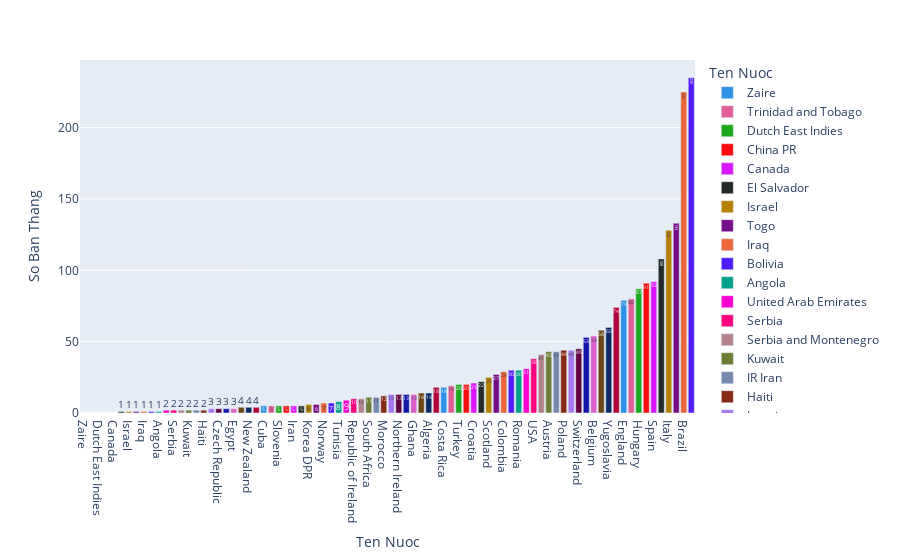

Here is the notebook cell this chart was saved with:
### Code cell
top = int(input('Nhap mot gia tri tren bieu do: '))

#Ve bieu do bar chart

fig = px.bar(data_frame=goals1[:top], x='Ten Nuoc', y='So Ban Thang',
            color='Ten Nuoc', color_discrete_sequence=px.colors.qualitative.Dark24,
            text='So Ban Thang')

fig.show()

### Figure 1 — Plotly figure (JSON) as saved in the notebook; plotly's stock layout.template omitted (floating-point values rounded to 4 significant figures)
{"data": [{"alignmentgroup": "True", "hovertemplate": "Ten Nuoc=%{x}<br>So Ban Thang=%{text}<extra></extra>", "legendgroup": "Zaire", "marker": {"color": "#2E91E5"}, "name": "Zaire", "offsetgroup": "Zaire", "orientation": "v", "showlegend": true, "text": [0], "textposition": "auto", "type": "bar", "x": ["Zaire"], "xaxis": "x", "y": [0], "yaxis": "y"}, {"alignmentgroup": "True", "hovertemplate": "Ten Nuoc=%{x}<br>So Ban Thang=%{text}<extra></extra>", "legendgroup": "Trinidad and Tobago", "marker": {"color": "#E15F99"}, "name": "Trinidad and Tobago", "offsetgroup": "Trinidad and Tobago", "orientation": "v", "showlegend": true, "text": [0], "textposition": "auto", "type": "bar", "x": ["Trinidad and Tobago"], "xaxis": "x", "y": [0], "yaxis": "y"}, {"alignmentgroup": "True", "hovertemplate": "Ten Nuoc=%{x}<br>So Ban Thang=%{text}<extra></extra>", "legendgroup": "Dutch East Indies", "marker": {"color": "#1CA71C"}, "name": "Dutch East Indies", "offsetgroup": "Dutch East Indies", "orientation": "v", "showlegend": true, "text": [0], "textposition": "auto", "type": "bar", "x": ["Dutch East Indies"], "xaxis": "x", "y": [0], "yaxis": "y"}, {"alignmentgroup": "True", "hovertemplate": "Ten Nuoc=%{x}<br>So Ban Thang=%{text}<extra></extra>", "legendgroup": "China PR", "marker": {"color": "#FB0D0D"}, "name": "China PR", "offsetgroup": "China PR", "orientation": "v", "showlegend": true, "text": [0], "textposition": "auto", "type": "bar", "x": ["China PR"], "xaxis": "x", "y": [0], "yaxis": "y"}, {"alignmentgroup": "True", "hovertemplate": "Ten Nuoc=%{x}<br>So Ban Thang=%{text}<extra></extra>", "legendgroup": "Canada", "marker": {"color": "#DA16FF"}, "name": "Canada", "offsetgroup": "Canada", "orientation": "v", "showlegend": true, "text": [0], "textposition": "auto", "type": "bar", "x": ["Canada"], "xaxis": "x", "y": [0], "yaxis": "y"}, {"alignmentgroup": "True", "hovertemplate": "Ten Nuoc=%{x}<br>So Ban Thang=%{text}<extra></extra>", "legendgroup": "El Salvador", "marker": {"color": "#222A2A"}, "name": "El Salvador", "offsetgroup": "El Salvador", "orientation": "v", "showlegend": true, "text": [1], "textposition": "auto", "type": "bar", "x": ["El Salvador"], "xaxis": "x", "y": [1], "yaxis": "y"}, {"alignmentgroup": "True", "hovertemplate": "Ten Nuoc=%{x}<br>So Ban Thang=%{text}<extra></extra>", "legendgroup": "Israel", "marker": {"color": "#B68100"}, "name": "Israel", "offsetgroup": "Israel", "orientation": "v", "showlegend": true, "text": [1], "textposition": "auto", "type": "bar", "x": ["Israel"], "xaxis": "x", "y": [1], "yaxis": "y"}, {"alignmentgroup": "True", "hovertemplate": "Ten Nuoc=%{x}<br>So Ban Thang=%{text}<extra></extra>", "legendgroup": "Togo", "marker": {"color": "#750D86"}, "name": "Togo", "offsetgroup": "Togo", "orientation": "v", "showlegend": true, "text": [1], "textposition": "auto", "type": "bar", "x": ["Togo"], "xaxis": "x", "y": [1], "yaxis": "y"}, {"alignmentgroup": "True", "hovertemplate": "Ten Nuoc=%{x}<br>So Ban Thang=%{text}<extra></extra>", "legendgroup": "Iraq", "marker": {"color": "#EB663B"}, "name": "Iraq", "offsetgroup": "Iraq", "orientation": "v", "showlegend": true, "text": [1], "textposition": "auto", "type": "bar", "x": ["Iraq"], "xaxis": "x", "y": [1], "yaxis": "y"}, {"alignmentgroup": "True", "hovertemplate": "Ten Nuoc=%{x}<br>So Ban Thang=%{text}<extra></extra>", "legendgroup": "Bolivia", "marker": {"color": "#511CFB"}, "name": "Bolivia", "offsetgroup": "Bolivia", "orientation": "v", "showlegend": true, "text": [1], "textposition": "auto", "type": "bar", "x": ["Bolivia"], "xaxis": "x", "y": [1], "yaxis": "y"}, {"alignmentgroup": "True", "hovertemplate": "Ten Nuoc=%{x}<br>So Ban Thang=%{text}<extra></extra>", "legendgroup": "Angola", "marker": {"color": "#00A08B"}, "name": "Angola", "offsetgroup": "Angola", "orientation": "v", "showlegend": true, "text": [1], "textposition": "auto", "type": "bar", "x": ["Angola"], "xaxis": "x", "y": [1], "yaxis": "y"}, {"alignmentgroup": "True", "hovertemplate": "Ten Nuoc=%{x}<br>So Ban Thang=%{text}<extra></extra>", "legendgroup": "United Arab Emirates", "marker": {"color": "#FB00D1"}, "name": "United Arab Emirates", "offsetgroup": "United Arab Emirates", "orientation": "v", "showlegend": true, "text": [2], "textposition": "auto", "type": "bar", "x": ["United Arab Emirates"], "xaxis": "x", "y": [2], "yaxis": "y"}, {"alignmentgroup": "True", "hovertemplate": "Ten Nuoc=%{x}<br>So Ban Thang=%{text}<extra></extra>", "legendgroup": "Serbia", "marker": {"color": "#FC0080"}, "name": "Serbia", "offsetgroup": "Serbia", "orientation": "v", "showlegend": true, "text": [2], "textposition": "auto", "type": "bar", "x": ["Serbia"], "xaxis": "x", "y": [2], "yaxis": "y"}, {"alignmentgroup": "True", "hovertemplate": "Ten Nuoc=%{x}<br>So Ban Thang=%{text}<extra></extra>", "legendgroup": "Serbia and Montenegro", "marker": {"color": "#B2828D"}, "name": "Serbia and Montenegro", "offsetgroup": "Serbia and Montenegro", "orientation": "v", "showlegend": true, "text": [2], "textposition": "auto", "type": "bar", "x": ["Serbia and Montenegro"], "xaxis": "x", "y": [2], "yaxis": "y"}, {"alignmentgroup": "True", "hovertemplate": "Ten Nuoc=%{x}<br>So Ban Thang=%{text}<extra></extra>", "legendgroup": "Kuwait", "marker": {"color": "#6C7C32"}, "name": "Kuwait", "offsetgroup": "Kuwait", "orientation": "v", "showlegend": true, "text": [2], "textposition": "auto", "type": "bar", "x": ["Kuwait"], "xaxis": "x", "y": [2], "yaxis": "y"}, {"alignmentgroup": "True", "hovertemplate": "Ten Nuoc=%{x}<br>So Ban Thang=%{text}<extra></extra>", "legendgroup": "IR Iran", "marker": {"color": "#778AAE"}, "name": "IR Iran", "offsetgroup": "IR Iran", "orientation": "v", "showlegend": true, "text": [2], "textposition": "auto", "type": "bar", "x": ["IR Iran"], "xaxis": "x", "y": [2], "yaxis": "y"}, {"alignmentgroup": "True", "hovertemplate": "Ten Nuoc=%{x}<br>So Ban Thang=%{text}<extra></extra>", "legendgroup": "Haiti", "marker": {"color": "#862A16"}, "name": "Haiti", "offsetgroup": "Haiti", "orientation": "v", "showlegend": true, "text": [2], "textposition": "auto", "type": "bar", "x": ["Haiti"], "xaxis": "x", "y": [2], "yaxis": "y"}, {"alignmentgroup": "True", "hovertemplate": "Ten Nuoc=%{x}<br>So Ban Thang=%{text}<extra></extra>", "legendgroup": "Jamaica", "marker": {"color": "#A777F1"}, "name": "Jamaica", "offsetgroup": "Jamaica", "orientation": "v", "showlegend": true, "text": [3], "textposition": "auto", "type": "bar", "x": ["Jamaica"], "xaxis": "x", "y": [3], "yaxis": "y"}, {"alignmentgroup": "True", "hovertemplate": "Ten Nuoc=%{x}<br>So Ban Thang=%{text}<extra></extra>", "legendgroup": "Czech Republic", "marker": {"color": "#620042"}, "name": "Czech Republic", "offsetgroup": "Czech Republic", "orientation": "v", "showlegend": true, "text": [3], "textposition": "auto", "type": "bar", "x": ["Czech Republic"], "xaxis": "x", "y": [3], "yaxis": "y"}, {"alignmentgroup": "True", "hovertemplate": "Ten Nuoc=%{x}<br>So Ban Thang=%{text}<extra></extra>", "legendgroup": "Honduras", "marker": {"color": "#1616A7"}, "name": "Honduras", "offsetgroup": "Honduras", "orientation": "v", "showlegend": true, "text": [3], "textposition": "auto", "type": "bar", "x": ["Honduras"], "xaxis": "x", "y": [3], "yaxis": "y"}, {"alignmentgroup": "True", "hovertemplate": "Ten Nuoc=%{x}<br>So Ban Thang=%{text}<extra></extra>", "legendgroup": "Egypt", "marker": {"color": "#DA60CA"}, "name": "Egypt", "offsetgroup": "Egypt", "orientation": "v", "showlegend": true, "text": [3], "textposition": "auto", "type": "bar", "x": ["Egypt"], "xaxis": "x", "y": [3], "yaxis": "y"}, {"alignmentgroup": "True", "hovertemplate": "Ten Nuoc=%{x}<br>So Ban Thang=%{text}<extra></extra>", "legendgroup": "Wales", "marker": {"color": "#6C4516"}, "name": "Wales", "offsetgroup": "Wales", "orientation": "v", "showlegend": true, "text": [4], "textposition": "auto", "type": "bar", "x": ["Wales"], "xaxis": "x", "y": [4], "yaxis": "y"}, {"alignmentgroup": "True", "hovertemplate": "Ten Nuoc=%{x}<br>So Ban Thang=%{text}<extra></extra>", "legendgroup": "New Zealand", "marker": {"color": "#0D2A63"}, "name": "New Zealand", "offsetgroup": "New Zealand", "orientation": "v", "showlegend": true, "text": [4], "textposition": "auto", "type": "bar", "x": ["New Zealand"], "xaxis": "x", "y": [4], "yaxis": "y"}, {"alignmentgroup": "True", "hovertemplate": "Ten Nuoc=%{x}<br>So Ban Thang=%{text}<extra></extra>", "legendgroup": "Bosnia and Herzegovina", "marker": {"color": "#AF0038"}, "name": "Bosnia and Herzegovina", "offsetgroup": "Bosnia and Herzegovina", "orientation": "v", "showlegend": true, "text": [4], "textposition": "auto", "type": "bar", "x": ["Bosnia and Herzegovina"], "xaxis": "x", "y": [4], "yaxis": "y"}, {"alignmentgroup": "True", "hovertemplate": "Ten Nuoc=%{x}<br>So Ban Thang=%{text}<extra></extra>", "legendgroup": "Cuba", "marker": {"color": "#2E91E5"}, "name": "Cuba", "offsetgroup": "Cuba", "orientation": "v", "showlegend": true, "text": [5], "textposition": "auto", "type": "bar", "x": ["Cuba"], "xaxis": "x", "y": [5], "yaxis": "y"}, {"alignmentgroup": "True", "hovertemplate": "Ten Nuoc=%{x}<br>So Ban Thang=%{text}<extra></extra>", "legendgroup": "Slovakia", "marker": {"color": "#E15F99"}, "name": "Slovakia", "offsetgroup": "Slovakia", "orientation": "v", "showlegend": true, "text": [5], "textposition": "auto", "type": "bar", "x": ["Slovakia"], "xaxis": "x", "y": [5], "yaxis": "y"}, {"alignmentgroup": "True", "hovertemplate": "Ten Nuoc=%{x}<br>So Ban Thang=%{text}<extra></extra>", "legendgroup": "Slovenia", "marker": {"color": "#1CA71C"}, "name": "Slovenia", "offsetgroup": "Slovenia", "orientation": "v", "showlegend": true, "text": [5], "textposition": "auto", "type": "bar", "x": ["Slovenia"], "xaxis": "x", "y": [5], "yaxis": "y"}, {"alignmentgroup": "True", "hovertemplate": "Ten Nuoc=%{x}<br>So Ban Thang=%{text}<extra></extra>", "legendgroup": "German DR", "marker": {"color": "#FB0D0D"}, "name": "German DR", "offsetgroup": "German DR", "orientation": "v", "showlegend": true, "text": [5], "textposition": "auto", "type": "bar", "x": ["German DR"], "xaxis": "x", "y": [5], "yaxis": "y"}, {"alignmentgroup": "True", "hovertemplate": "Ten Nuoc=%{x}<br>So Ban Thang=%{text}<extra></extra>", "legendgroup": "Iran", "marker": {"color": "#DA16FF"}, "name": "Iran", "offsetgroup": "Iran", "orientation": "v", "showlegend": true, "text": [5], "textposition": "auto", "type": "bar", "x": ["Iran"], "xaxis": "x", "y": [5], "yaxis": "y"}, {"alignmentgroup": "True", "hovertemplate": "Ten Nuoc=%{x}<br>So Ban Thang=%{text}<extra></extra>", "legendgroup": "Ukraine", "marker": {"color": "#222A2A"}, "name": "Ukraine", "offsetgroup": "Ukraine", "orientation": "v", "showlegend": true, "text": [5], "textposition": "auto", "type": "bar", "x": ["Ukraine"], "xaxis": "x", "y": [5], "yaxis": "y"}, {"alignmentgroup": "True", "hovertemplate": "Ten Nuoc=%{x}<br>So Ban Thang=%{text}<extra></extra>", "legendgroup": "Korea DPR", "marker": {"color": "#B68100"}, "name": "Korea DPR", "offsetgroup": "Korea DPR", "orientation": "v", "showlegend": true, "text": [6], "textposition": "auto", "type": "bar", "x": ["Korea DPR"], "xaxis": "x", "y": [6], "yaxis": "y"}, {"alignmentgroup": "True", "hovertemplate": "Ten Nuoc=%{x}<br>So Ban Thang=%{text}<extra></extra>", "legendgroup": "Greece", "marker": {"color": "#750D86"}, "name": "Greece", "offsetgroup": "Greece", "orientation": "v", "showlegend": true, "text": [6], "textposition": "auto", "type": "bar", "x": ["Greece"], "xaxis": "x", "y": [6], "yaxis": "y"}, {"alignmentgroup": "True", "hovertemplate": "Ten Nuoc=%{x}<br>So Ban Thang=%{text}<extra></extra>", "legendgroup": "Norway", "marker": {"color": "#EB663B"}, "name": "Norway", "offsetgroup": "Norway", "orientation": "v", "showlegend": true, "text": [7], "textposition": "auto", "type": "bar", "x": ["Norway"], "xaxis": "x", "y": [7], "yaxis": "y"}, {"alignmentgroup": "True", "hovertemplate": "Ten Nuoc=%{x}<br>So Ban Thang=%{text}<extra></extra>", "legendgroup": "Senegal", "marker": {"color": "#511CFB"}, "name": "Senegal", "offsetgroup": "Senegal", "orientation": "v", "showlegend": true, "text": [7], "textposition": "auto", "type": "bar", "x": ["Senegal"], "xaxis": "x", "y": [7], "yaxis": "y"}, {"alignmentgroup": "True", "hovertemplate": "Ten Nuoc=%{x}<br>So Ban Thang=%{text}<extra></extra>", "legendgroup": "Tunisia", "marker": {"color": "#00A08B"}, "name": "Tunisia", "offsetgroup": "Tunisia", "orientation": "v", "showlegend": true, "text": [8], "textposition": "auto", "type": "bar", "x": ["Tunisia"], "xaxis": "x", "y": [8], "yaxis": "y"}, {"alignmentgroup": "True", "hovertemplate": "Ten Nuoc=%{x}<br>So Ban Thang=%{text}<extra></extra>", "legendgroup": "Saudi Arabia", "marker": {"color": "#FB00D1"}, "name": "Saudi Arabia", "offsetgroup": "Saudi Arabia", "orientation": "v", "showlegend": true, "text": [9], "textposition": "auto", "type": "bar", "x": ["Saudi Arabia"], "xaxis": "x", "y": [9], "yaxis": "y"}, {"alignmentgroup": "True", "hovertemplate": "Ten Nuoc=%{x}<br>So Ban Thang=%{text}<extra></extra>", "legendgroup": "Republic of Ireland", "marker": {"color": "#FC0080"}, "name": "Republic of Ireland", "offsetgroup": "Republic of Ireland", "orientation": "v", "showlegend": true, "text": [10], "textposition": "auto", "type": "bar", "x": ["Republic of Ireland"], "xaxis": "x", "y": [10], "yaxis": "y"}, {"alignmentgroup": "True", "hovertemplate": "Ten Nuoc=%{x}<br>So Ban Thang=%{text}<extra></extra>", "legendgroup": "Ecuador", "marker": {"color": "#B2828D"}, "name": "Ecuador", "offsetgroup": "Ecuador", "orientation": "v", "showlegend": true, "text": [10], "textposition": "auto", "type": "bar", "x": ["Ecuador"], "xaxis": "x", "y": [10], "yaxis": "y"}, {"alignmentgroup": "True", "hovertemplate": "Ten Nuoc=%{x}<br>So Ban Thang=%{text}<extra></extra>", "legendgroup": "South Africa", "marker": {"color": "#6C7C32"}, "name": "South Africa", "offsetgroup": "South Africa", "orientation": "v", "showlegend": true, "text": [11], "textposition": "auto", "type": "bar", "x": ["South Africa"], "xaxis": "x", "y": [11], "yaxis": "y"}, {"alignmentgroup": "True", "hovertemplate": "Ten Nuoc=%{x}<br>So Ban Thang=%{text}<extra></extra>", "legendgroup": "Australia", "marker": {"color": "#778AAE"}, "name": "Australia", "offsetgroup": "Australia", "orientation": "v", "showlegend": true, "text": [11], "textposition": "auto", "type": "bar", "x": ["Australia"], "xaxis": "x", "y": [11], "yaxis": "y"}, {"alignmentgroup": "True", "hovertemplate": "Ten Nuoc=%{x}<br>So Ban Thang=%{text}<extra></extra>", "legendgroup": "Morocco", "marker": {"color": "#862A16"}, "name": "Morocco", "offsetgroup": "Morocco", "orientation": "v", "showlegend": true, "text": [12], "textposition": "auto", "type": "bar", "x": ["Morocco"], "xaxis": "x", "y": [12], "yaxis": "y"}, {"alignmentgroup": "True", "hovertemplate": "Ten Nuoc=%{x}<br>So Ban Thang=%{text}<extra></extra>", "legendgroup": "C�te d'Ivoire", "marker": {"color": "#A777F1"}, "name": "C�te d'Ivoire", "offsetgroup": "C�te d'Ivoire", "orientation": "v", "showlegend": true, "text": [13], "textposition": "auto", "type": "bar", "x": ["C�te d'Ivoire"], "xaxis": "x", "y": [13], "yaxis": "y"}, {"alignmentgroup": "True", "hovertemplate": "Ten Nuoc=%{x}<br>So Ban Thang=%{text}<extra></extra>", "legendgroup": "Northern Ireland", "marker": {"color": "#620042"}, "name": "Northern Ireland", "offsetgroup": "Northern Ireland", "orientation": "v", "showlegend": true, "text": [13], "textposition": "auto", "type": "bar", "x": ["Northern Ireland"], "xaxis": "x", "y": [13], "yaxis": "y"}, {"alignmentgroup": "True", "hovertemplate": "Ten Nuoc=%{x}<br>So Ban Thang=%{text}<extra></extra>", "legendgroup": "Russia", "marker": {"color": "#1616A7"}, "name": "Russia", "offsetgroup": "Russia", "orientation": "v", "showlegend": true, "text": [13], "textposition": "auto", "type": "bar", "x": ["Russia"], "xaxis": "x", "y": [13], "yaxis": "y"}, {"alignmentgroup": "True", "hovertemplate": "Ten Nuoc=%{x}<br>So Ban Thang=%{text}<extra></extra>", "legendgroup": "Ghana", "marker": {"color": "#DA60CA"}, "name": "Ghana", "offsetgroup": "Ghana", "orientation": "v", "showlegend": true, "text": [13], "textposition": "auto", "type": "bar", "x": ["Ghana"], "xaxis": "x", "y": [13], "yaxis": "y"}, {"alignmentgroup": "True", "hovertemplate": "Ten Nuoc=%{x}<br>So Ban Thang=%{text}<extra></extra>", "legendgroup": "Japan", "marker": {"color": "#6C4516"}, "name": "Japan", "offsetgroup": "Japan", "orientation": "v", "showlegend": true, "text": [14], "textposition": "auto", "type": "bar", "x": ["Japan"], "xaxis": "x", "y": [14], "yaxis": "y"}, {"alignmentgroup": "True", "hovertemplate": "Ten Nuoc=%{x}<br>So Ban Thang=%{text}<extra></extra>", "legendgroup": "Algeria", "marker": {"color": "#0D2A63"}, "name": "Algeria", "offsetgroup": "Algeria", "orientation": "v", "showlegend": true, "text": [14], "textposition": "auto", "type": "bar", "x": ["Algeria"], "xaxis": "x", "y": [14], "yaxis": "y"}, {"alignmentgroup": "True", "hovertemplate": "Ten Nuoc=%{x}<br>So Ban Thang=%{text}<extra></extra>", "legendgroup": "Cameroon", "marker": {"color": "#AF0038"}, "name": "Cameroon", "offsetgroup": "Cameroon", "orientation": "v", "showlegend": true, "text": [18], "textposition": "auto", "type": "bar", "x": ["Cameroon"], "xaxis": "x", "y": [18], "yaxis": "y"}, {"alignmentgroup": "True", "hovertemplate": "Ten Nuoc=%{x}<br>So Ban Thang=%{text}<extra></extra>", "legendgroup": "Costa Rica", "marker": {"color": "#2E91E5"}, "name": "Costa Rica", "offsetgroup": "Costa Rica", "orientation": "v", "showlegend": true, "text": [18], "textposition": "auto", "type": "bar", "x": ["Costa Rica"], "xaxis": "x", "y": [18], "yaxis": "y"}, {"alignmentgroup": "True", "hovertemplate": "Ten Nuoc=%{x}<br>So Ban Thang=%{text}<extra></extra>", "legendgroup": "Peru", "marker": {"color": "#E15F99"}, "name": "Peru", "offsetgroup": "Peru", "orientation": "v", "showlegend": true, "text": [19], "textposition": "auto", "type": "bar", "x": ["Peru"], "xaxis": "x", "y": [19], "yaxis": "y"}, {"alignmentgroup": "True", "hovertemplate": "Ten Nuoc=%{x}<br>So Ban Thang=%{text}<extra></extra>", "legendgroup": "Turkey", "marker": {"color": "#1CA71C"}, "name": "Turkey", "offsetgroup": "Turkey", "orientation": "v", "showlegend": true, "text": [20], "textposition": "auto", "type": "bar", "x": ["Turkey"], "xaxis": "x", "y": [20], "yaxis": "y"}, {"alignmentgroup": "True", "hovertemplate": "Ten Nuoc=%{x}<br>So Ban Thang=%{text}<extra></extra>", "legendgroup": "Nigeria", "marker": {"color": "#FB0D0D"}, "name": "Nigeria", "offsetgroup": "Nigeria", "orientation": "v", "showlegend": true, "text": [20], "textposition": "auto", "type": "bar", "x": ["Nigeria"], "xaxis": "x", "y": [20], "yaxis": "y"}, {"alignmentgroup": "True", "hovertemplate": "Ten Nuoc=%{x}<br>So Ban Thang=%{text}<extra></extra>", "legendgroup": "Croatia", "marker": {"color": "#DA16FF"}, "name": "Croatia", "offsetgroup": "Croatia", "orientation": "v", "showlegend": true, "text": [21], "textposition": "auto", "type": "bar", "x": ["Croatia"], "xaxis": "x", "y": [21], "yaxis": "y"}, {"alignmentgroup": "True", "hovertemplate": "Ten Nuoc=%{x}<br>So Ban Thang=%{text}<extra></extra>", "legendgroup": "Bulgaria", "marker": {"color": "#222A2A"}, "name": "Bulgaria", "offsetgroup": "Bulgaria", "orientation": "v", "showlegend": true, "text": [22], "textposition": "auto", "type": "bar", "x": ["Bulgaria"], "xaxis": "x", "y": [22], "yaxis": "y"}, {"alignmentgroup": "True", "hovertemplate": "Ten Nuoc=%{x}<br>So Ban Thang=%{text}<extra></extra>", "legendgroup": "Scotland", "marker": {"color": "#B68100"}, "name": "Scotland", "offsetgroup": "Scotland", "orientation": "v", "showlegend": true, "text": [25], "textposition": "auto", "type": "bar", "x": ["Scotland"], "xaxis": "x", "y": [25], "yaxis": "y"}, {"alignmentgroup": "True", "hovertemplate": "Ten Nuoc=%{x}<br>So Ban Thang=%{text}<extra></extra>", "legendgroup": "Denmark", "marker": {"color": "#750D86"}, "name": "Denmark", "offsetgroup": "Denmark", "orientation": "v", "showlegend": true, "text": [27], "textposition": "auto", "type": "bar", "x": ["Denmark"], "xaxis": "x", "y": [27], "yaxis": "y"}, {"alignmentgroup": "True", "hovertemplate": "Ten Nuoc=%{x}<br>So Ban Thang=%{text}<extra></extra>", "legendgroup": "Colombia", "marker": {"color": "#EB663B"}, "name": "Colombia", "offsetgroup": "Colombia", "orientation": "v", "showlegend": true, "text": [29], "textposition": "auto", "type": "bar", "x": ["Colombia"], "xaxis": "x", "y": [29], "yaxis": "y"}, {"alignmentgroup": "True", "hovertemplate": "Ten Nuoc=%{x}<br>So Ban Thang=%{text}<extra></extra>", "legendgroup": "Paraguay", "marker": {"color": "#511CFB"}, "name": "Paraguay", "offsetgroup": "Paraguay", "orientation": "v", "showlegend": true, "text": [30], "textposition": "auto", "type": "bar", "x": ["Paraguay"], "xaxis": "x", "y": [30], "yaxis": "y"}, {"alignmentgroup": "True", "hovertemplate": "Ten Nuoc=%{x}<br>So Ban Thang=%{text}<extra></extra>", "legendgroup": "Romania", "marker": {"color": "#00A08B"}, "name": "Romania", "offsetgroup": "Romania", "orientation": "v", "showlegend": true, "text": [30], "textposition": "auto", "type": "bar", "x": ["Romania"], "xaxis": "x", "y": [30], "yaxis": "y"}, {"alignmentgroup": "True", "hovertemplate": "Ten Nuoc=%{x}<br>So Ban Thang=%{text}<extra></extra>", "legendgroup": "Korea Republic", "marker": {"color": "#FB00D1"}, "name": "Korea Republic", "offsetgroup": "Korea Republic", "orientation": "v", "showlegend": true, "text": [31], "textposition": "auto", "type": "bar", "x": ["Korea Republic"], "xaxis": "x", "y": [31], "yaxis": "y"}, {"alignmentgroup": "True", "hovertemplate": "Ten Nuoc=%{x}<br>So Ban Thang=%{text}<extra></extra>", "legendgroup": "USA", "marker": {"color": "#FC0080"}, "name": "USA", "offsetgroup": "USA", "orientation": "v", "showlegend": true, "text": [38], "textposition": "auto", "type": "bar", "x": ["USA"], "xaxis": "x", "y": [38], "yaxis": "y"}, {"alignmentgroup": "True", "hovertemplate": "Ten Nuoc=%{x}<br>So Ban Thang=%{text}<extra></extra>", "legendgroup": "Chile", "marker": {"color": "#B2828D"}, "name": "Chile", "offsetgroup": "Chile", "orientation": "v", "showlegend": true, "text": [41], "textposition": "auto", "type": "bar", "x": ["Chile"], "xaxis": "x", "y": [41], "yaxis": "y"}, {"alignmentgroup": "True", "hovertemplate": "Ten Nuoc=%{x}<br>So Ban Thang=%{text}<extra></extra>", "legendgroup": "Austria", "marker": {"color": "#6C7C32"}, "name": "Austria", "offsetgroup": "Austria", "orientation": "v", "showlegend": true, "text": [43], "textposition": "auto", "type": "bar", "x": ["Austria"], "xaxis": "x", "y": [43], "yaxis": "y"}, {"alignmentgroup": "True", "hovertemplate": "Ten Nuoc=%{x}<br>So Ban Thang=%{text}<extra></extra>", "legendgroup": "Portugal", "marker": {"color": "#778AAE"}, "name": "Portugal", "offsetgroup": "Portugal", "orientation": "v", "showlegend": true, "text": [43], "textposition": "auto", "type": "bar", "x": ["Portugal"], "xaxis": "x", "y": [43], "yaxis": "y"}, {"alignmentgroup": "True", "hovertemplate": "Ten Nuoc=%{x}<br>So Ban Thang=%{text}<extra></extra>", "legendgroup": "Poland", "marker": {"color": "#862A16"}, "name": "Poland", "offsetgroup": "Poland", "orientation": "v", "showlegend": true, "text": [44], "textposition": "auto", "type": "bar", "x": ["Poland"], "xaxis": "x", "y": [44], "yaxis": "y"}, {"alignmentgroup": "True", "hovertemplate": "Ten Nuoc=%{x}<br>So Ban Thang=%{text}<extra></extra>", "legendgroup": "Czechoslovakia", "marker": {"color": "#A777F1"}, "name": "Czechoslovakia", "offsetgroup": "Czechoslovakia", "orientation": "v", "showlegend": true, "text": [44], "textposition": "auto", "type": "bar", "x": ["Czechoslovakia"], "xaxis": "x", "y": [44], "yaxis": "y"}, {"alignmentgroup": "True", "hovertemplate": "Ten Nuoc=%{x}<br>So Ban Thang=%{text}<extra></extra>", "legendgroup": "Switzerland", "marker": {"color": "#620042"}, "name": "Switzerland", "offsetgroup": "Switzerland", "orientation": "v", "showlegend": true, "text": [45], "textposition": "auto", "type": "bar", "x": ["Switzerland"], "xaxis": "x", "y": [45], "yaxis": "y"}, {"alignmentgroup": "True", "hovertemplate": "Ten Nuoc=%{x}<br>So Ban Thang=%{text}<extra></extra>", "legendgroup": "Soviet Union", "marker": {"color": "#1616A7"}, "name": "Soviet Union", "offsetgroup": "Soviet Union", "orientation": "v", "showlegend": true, "text": [53], "textposition": "auto", "type": "bar", "x": ["Soviet Union"], "xaxis": "x", "y": [53], "yaxis": "y"}, {"alignmentgroup": "True", "hovertemplate": "Ten Nuoc=%{x}<br>So Ban Thang=%{text}<extra></extra>", "legendgroup": "Belgium", "marker": {"color": "#DA60CA"}, "name": "Belgium", "offsetgroup": "Belgium", "orientation": "v", "showlegend": true, "text": [54], "textposition": "auto", "type": "bar", "x": ["Belgium"], "xaxis": "x", "y": [54], "yaxis": "y"}, {"alignmentgroup": "True", "hovertemplate": "Ten Nuoc=%{x}<br>So Ban Thang=%{text}<extra></extra>", "legendgroup": "Mexico", "marker": {"color": "#6C4516"}, "name": "Mexico", "offsetgroup": "Mexico", "orientation": "v", "showlegend": true, "text": [58], "textposition": "auto", "type": "bar", "x": ["Mexico"], "xaxis": "x", "y": [58], "yaxis": "y"}, {"alignmentgroup": "True", "hovertemplate": "Ten Nuoc=%{x}<br>So Ban Thang=%{text}<extra></extra>", "legendgroup": "Yugoslavia", "marker": {"color": "#0D2A63"}, "name": "Yugoslavia", "offsetgroup": "Yugoslavia", "orientation": "v", "showlegend": true, "text": [60], "textposition": "auto", "type": "bar", "x": ["Yugoslavia"], "xaxis": "x", "y": [60], "yaxis": "y"}, {"alignmentgroup": "True", "hovertemplate": "Ten Nuoc=%{x}<br>So Ban Thang=%{text}<extra></extra>", "legendgroup": "Sweden", "marker": {"color": "#AF0038"}, "name": "Sweden", "offsetgroup": "Sweden", "orientation": "v", "showlegend": true, "text": [74], "textposition": "auto", "type": "bar", "x": ["Sweden"], "xaxis": "x", "y": [74], "yaxis": "y"}, {"alignmentgroup": "True", "hovertemplate": "Ten Nuoc=%{x}<br>So Ban Thang=%{text}<extra></extra>", "legendgroup": "England", "marker": {"color": "#2E91E5"}, "name": "England", "offsetgroup": "England", "orientation": "v", "showlegend": true, "text": [79], "textposition": "auto", "type": "bar", "x": ["England"], "xaxis": "x", "y": [79], "yaxis": "y"}, {"alignmentgroup": "True", "hovertemplate": "Ten Nuoc=%{x}<br>So Ban Thang=%{text}<extra></extra>", "legendgroup": "Uruguay", "marker": {"color": "#E15F99"}, "name": "Uruguay", "offsetgroup": "Uruguay", "orientation": "v", "showlegend": true, "text": [80], "textposition": "auto", "type": "bar", "x": ["Uruguay"], "xaxis": "x", "y": [80], "yaxis": "y"}, {"alignmentgroup": "True", "hovertemplate": "Ten Nuoc=%{x}<br>So Ban Thang=%{text}<extra></extra>", "legendgroup": "Hungary", "marker": {"color": "#1CA71C"}, "name": "Hungary", "offsetgroup": "Hungary", "orientation": "v", "showlegend": true, "text": [87], "textposition": "auto", "type": "bar", "x": ["Hungary"], "xaxis": "x", "y": [87], "yaxis": "y"}, {"alignmentgroup": "True", "hovertemplate": "Ten Nuoc=%{x}<br>So Ban Thang=%{text}<extra></extra>", "legendgroup": "Netherlands", "marker": {"color": "#FB0D0D"}, "name": "Netherlands", "offsetgroup": "Netherlands", "orientation": "v", "showlegend": true, "text": [91], "textposition": "auto", "type": "bar", "x": ["Netherlands"], "xaxis": "x", "y": [91], "yaxis": "y"}, {"alignmentgroup": "True", "hovertemplate": "Ten Nuoc=%{x}<br>So Ban Thang=%{text}<extra></extra>", "legendgroup": "Spain", "marker": {"color": "#DA16FF"}, "name": "Spain", "offsetgroup": "Spain", "orientation": "v", "showlegend": true, "text": [92], "textposition": "auto", "type": "bar", "x": ["Spain"], "xaxis": "x", "y": [92], "yaxis": "y"}, {"alignmentgroup": "True", "hovertemplate": "Ten Nuoc=%{x}<br>So Ban Thang=%{text}<extra></extra>", "legendgroup": "France", "marker": {"color": "#222A2A"}, "name": "France", "offsetgroup": "France", "orientation": "v", "showlegend": true, "text": [108], "textposition": "auto", "type": "bar", "x": ["France"], "xaxis": "x", "y": [108], "yaxis": "y"}, {"alignmentgroup": "True", "hovertemplate": "Ten Nuoc=%{x}<br>So Ban Thang=%{text}<extra></extra>", "legendgroup": "Italy", "marker": {"color": "#B68100"}, "name": "Italy", "offsetgroup": "Italy", "orientation": "v", "showlegend": true, "text": [128], "textposition": "auto", "type": "bar", "x": ["Italy"], "xaxis": "x", "y": [128], "yaxis": "y"}, {"alignmentgroup": "True", "hovertemplate": "Ten Nuoc=%{x}<br>So Ban Thang=%{text}<extra></extra>", "legendgroup": "Argentina", "marker": {"color": "#750D86"}, "name": "Argentina", "offsetgroup": "Argentina", "orientation": "v", "showlegend": true, "text": [133], "textposition": "auto", "type": "bar", "x": ["Argentina"], "xaxis": "x", "y": [133], "yaxis": "y"}, {"alignmentgroup": "True", "hovertemplate": "Ten Nuoc=%{x}<br>So Ban Thang=%{text}<extra></extra>", "legendgroup": "Brazil", "marker": {"color": "#EB663B"}, "name": "Brazil", "offsetgroup": "Brazil", "orientation": "v", "showlegend": true, "text": [225], "textposition": "auto", "type": "bar", "x": ["Brazil"], "xaxis": "x", "y": [225], "yaxis": "y"}, {"alignmentgroup": "True", "hovertemplate": "Ten Nuoc=%{x}<br>So Ban Thang=%{text}<extra></extra>", "legendgroup": "Germany", "marker": {"color": "#511CFB"}, "name": "Germany", "offsetgroup": "Germany", "orientation": "v", "showlegend": true, "text": [235], "textposition": "auto", "type": "bar", "x": ["Germany"], "xaxis": "x", "y": [235], "yaxis": "y"}], "layout": {"barmode": "relative", "legend": {"title": {"text": "Ten Nuoc"}, "tracegroupgap": 0}, "margin": {"t": 60}, "xaxis": {"anchor": "y", "categoryarray": ["Zaire", "Trinidad and Tobago", "Dutch East Indies", "China PR", "Canada", "El Salvador", "Israel", "Togo", "Iraq", "Bolivia", "Angola", "United Arab Emirates", "Serbia", "Serbia and Montenegro", "Kuwait", "IR Iran", "Haiti", "Jamaica", "Czech Republic", "Honduras", "Egypt", "Wales", "New Zealand", "Bosnia and Herzegovina", "Cuba", "Slovakia", "Slovenia", "German DR", "Iran", "Ukraine", "Korea DPR", "Greece", "Norway", "Senegal", "Tunisia", "Saudi Arabia", "Republic of Ireland", "Ecuador", "South Africa", "Australia", "Morocco", "C�te d'Ivoire", "Northern Ireland", "Russia", "Ghana", "Japan", "Algeria", "Cameroon", "Costa Rica", "Peru", "Turkey", "Nigeria", "Croatia", "Bulgaria", "Scotland", "Denmark", "Colombia", "Paraguay", "Romania", "Korea Republic", "USA", "Chile", "Austria", "Portugal", "Poland", "Czechoslovakia", "Switzerland", "Soviet Union", "Belgium", "Mexico", "Yugoslavia", "Sweden", "England", "Uruguay", "Hungary", "Netherlands", "Spain", "France", "Italy", "Argentina", "Brazil", "Germany"], "categoryorder": "array", "domain": [0, 1], "title": {"text": "Ten Nuoc"}}, "yaxis": {"anchor": "x", "domain": [0, 1], "title": {"text": "So Ban Thang"}}}}
